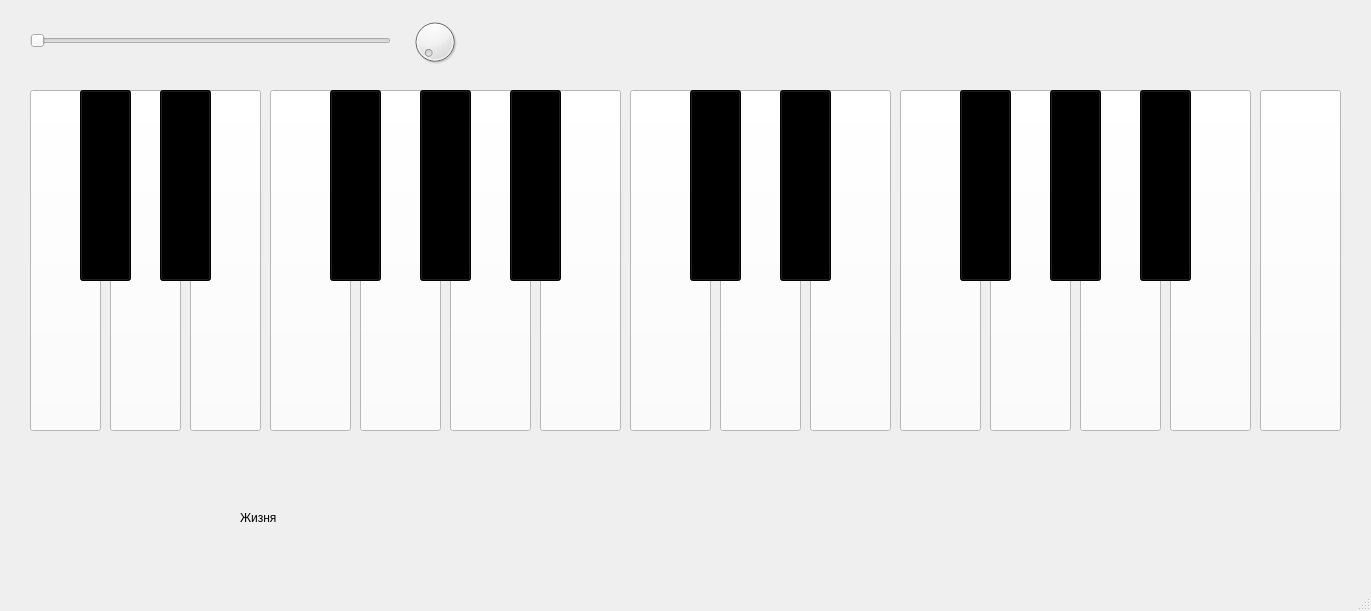
<?xml version="1.0" encoding="UTF-8"?>
<ui version="4.0">
 <class>MainWindow</class>
 <widget class="QMainWindow" name="MainWindow">
  <property name="geometry">
   <rect>
    <x>0</x>
    <y>0</y>
    <width>1371</width>
    <height>611</height>
   </rect>
  </property>
  <property name="windowTitle">
   <string>MainWindow</string>
  </property>
  <widget class="QWidget" name="centralwidget">
   <widget class="QPushButton" name="do_1">
    <property name="geometry">
     <rect>
      <x>30</x>
      <y>90</y>
      <width>71</width>
      <height>341</height>
     </rect>
    </property>
    <property name="styleSheet">
     <string notr="true">color: rgb(255, 255, 255);
background-color: rgb(255, 255, 255);</string>
    </property>
    <property name="text">
     <string/>
    </property>
   </widget>
   <widget class="QPushButton" name="re">
    <property name="geometry">
     <rect>
      <x>110</x>
      <y>90</y>
      <width>71</width>
      <height>341</height>
     </rect>
    </property>
    <property name="styleSheet">
     <string notr="true">background-color: rgb(255, 255, 255);</string>
    </property>
   </widget>
   <widget class="QPushButton" name="mi">
    <property name="geometry">
     <rect>
      <x>190</x>
      <y>90</y>
      <width>71</width>
      <height>341</height>
     </rect>
    </property>
    <property name="styleSheet">
     <string notr="true">background-color: rgb(255, 255, 255);</string>
    </property>
   </widget>
   <widget class="QPushButton" name="fa">
    <property name="geometry">
     <rect>
      <x>270</x>
      <y>90</y>
      <width>81</width>
      <height>341</height>
     </rect>
    </property>
    <property name="styleSheet">
     <string notr="true">background-color: rgb(255, 255, 255);</string>
    </property>
   </widget>
   <widget class="QPushButton" name="sol">
    <property name="geometry">
     <rect>
      <x>360</x>
      <y>90</y>
      <width>81</width>
      <height>341</height>
     </rect>
    </property>
    <property name="styleSheet">
     <string notr="true">background-color: rgb(255, 255, 255);</string>
    </property>
   </widget>
   <widget class="QPushButton" name="lya">
    <property name="geometry">
     <rect>
      <x>450</x>
      <y>90</y>
      <width>81</width>
      <height>341</height>
     </rect>
    </property>
    <property name="styleSheet">
     <string notr="true">background-color: rgb(255, 255, 255);</string>
    </property>
   </widget>
   <widget class="QPushButton" name="si">
    <property name="geometry">
     <rect>
      <x>540</x>
      <y>90</y>
      <width>81</width>
      <height>341</height>
     </rect>
    </property>
    <property name="styleSheet">
     <string notr="true">background-color: rgb(255, 255, 255);</string>
    </property>
   </widget>
   <widget class="QPushButton" name="do_2">
    <property name="geometry">
     <rect>
      <x>630</x>
      <y>90</y>
      <width>81</width>
      <height>341</height>
     </rect>
    </property>
    <property name="styleSheet">
     <string notr="true">background-color: rgb(255, 255, 255);</string>
    </property>
   </widget>
   <widget class="QPushButton" name="do_diez">
    <property name="geometry">
     <rect>
      <x>80</x>
      <y>90</y>
      <width>51</width>
      <height>191</height>
     </rect>
    </property>
    <property name="styleSheet">
     <string notr="true">color: rgb(0, 0, 0);
background-color: rgb(0, 0, 0);</string>
    </property>
    <property name="text">
     <string/>
    </property>
   </widget>
   <widget class="QPushButton" name="re_diez">
    <property name="geometry">
     <rect>
      <x>160</x>
      <y>90</y>
      <width>51</width>
      <height>191</height>
     </rect>
    </property>
    <property name="styleSheet">
     <string notr="true">background-color: rgb(0, 0, 0);</string>
    </property>
    <property name="text">
     <string/>
    </property>
   </widget>
   <widget class="QPushButton" name="fa_diez">
    <property name="geometry">
     <rect>
      <x>330</x>
      <y>90</y>
      <width>51</width>
      <height>191</height>
     </rect>
    </property>
    <property name="styleSheet">
     <string notr="true">background-color: rgb(0, 0, 0);</string>
    </property>
    <property name="text">
     <string/>
    </property>
   </widget>
   <widget class="QPushButton" name="sol_diez">
    <property name="geometry">
     <rect>
      <x>420</x>
      <y>90</y>
      <width>51</width>
      <height>191</height>
     </rect>
    </property>
    <property name="styleSheet">
     <string notr="true">background-color: rgb(0, 0, 0);</string>
    </property>
    <property name="text">
     <string/>
    </property>
   </widget>
   <widget class="QPushButton" name="lya_diez">
    <property name="geometry">
     <rect>
      <x>510</x>
      <y>90</y>
      <width>51</width>
      <height>191</height>
     </rect>
    </property>
    <property name="styleSheet">
     <string notr="true">background-color: rgb(0, 0, 0);</string>
    </property>
    <property name="text">
     <string/>
    </property>
   </widget>
   <widget class="QPushButton" name="re_2">
    <property name="geometry">
     <rect>
      <x>720</x>
      <y>90</y>
      <width>81</width>
      <height>341</height>
     </rect>
    </property>
    <property name="styleSheet">
     <string notr="true">background-color: rgb(255, 255, 255);</string>
    </property>
   </widget>
   <widget class="QPushButton" name="mi_2">
    <property name="geometry">
     <rect>
      <x>810</x>
      <y>90</y>
      <width>81</width>
      <height>341</height>
     </rect>
    </property>
    <property name="styleSheet">
     <string notr="true">background-color: rgb(255, 255, 255);</string>
    </property>
   </widget>
   <widget class="QPushButton" name="fa_2">
    <property name="geometry">
     <rect>
      <x>900</x>
      <y>90</y>
      <width>81</width>
      <height>341</height>
     </rect>
    </property>
    <property name="styleSheet">
     <string notr="true">background-color: rgb(255, 255, 255);</string>
    </property>
   </widget>
   <widget class="QPushButton" name="sol_2">
    <property name="geometry">
     <rect>
      <x>990</x>
      <y>90</y>
      <width>81</width>
      <height>341</height>
     </rect>
    </property>
    <property name="styleSheet">
     <string notr="true">background-color: rgb(255, 255, 255);</string>
    </property>
   </widget>
   <widget class="QPushButton" name="lya_2">
    <property name="geometry">
     <rect>
      <x>1080</x>
      <y>90</y>
      <width>81</width>
      <height>341</height>
     </rect>
    </property>
    <property name="styleSheet">
     <string notr="true">background-color: rgb(255, 255, 255);</string>
    </property>
   </widget>
   <widget class="QPushButton" name="si_2">
    <property name="geometry">
     <rect>
      <x>1170</x>
      <y>90</y>
      <width>81</width>
      <height>341</height>
     </rect>
    </property>
    <property name="styleSheet">
     <string notr="true">background-color: rgb(255, 255, 255);</string>
    </property>
   </widget>
   <widget class="QPushButton" name="do_3">
    <property name="geometry">
     <rect>
      <x>1260</x>
      <y>90</y>
      <width>81</width>
      <height>341</height>
     </rect>
    </property>
    <property name="styleSheet">
     <string notr="true">background-color: rgb(255, 255, 255);</string>
    </property>
   </widget>
   <widget class="QPushButton" name="do_diez_2">
    <property name="geometry">
     <rect>
      <x>690</x>
      <y>90</y>
      <width>51</width>
      <height>191</height>
     </rect>
    </property>
    <property name="styleSheet">
     <string notr="true">background-color: rgb(0, 0, 0);</string>
    </property>
    <property name="text">
     <string/>
    </property>
   </widget>
   <widget class="QPushButton" name="re_diez_2">
    <property name="geometry">
     <rect>
      <x>780</x>
      <y>90</y>
      <width>51</width>
      <height>191</height>
     </rect>
    </property>
    <property name="styleSheet">
     <string notr="true">background-color: rgb(0, 0, 0);</string>
    </property>
    <property name="text">
     <string/>
    </property>
   </widget>
   <widget class="QPushButton" name="fa_diez_2">
    <property name="geometry">
     <rect>
      <x>960</x>
      <y>90</y>
      <width>51</width>
      <height>191</height>
     </rect>
    </property>
    <property name="styleSheet">
     <string notr="true">background-color: rgb(0, 0, 0);</string>
    </property>
    <property name="text">
     <string/>
    </property>
   </widget>
   <widget class="QPushButton" name="sol_diez_2">
    <property name="geometry">
     <rect>
      <x>1050</x>
      <y>90</y>
      <width>51</width>
      <height>191</height>
     </rect>
    </property>
    <property name="styleSheet">
     <string notr="true">background-color: rgb(0, 0, 0);</string>
    </property>
    <property name="text">
     <string/>
    </property>
   </widget>
   <widget class="QPushButton" name="lya_diez_2">
    <property name="geometry">
     <rect>
      <x>1140</x>
      <y>90</y>
      <width>51</width>
      <height>191</height>
     </rect>
    </property>
    <property name="styleSheet">
     <string notr="true">background-color: rgb(0, 0, 0);</string>
    </property>
    <property name="text">
     <string/>
    </property>
   </widget>
   <widget class="QSlider" name="volume">
    <property name="geometry">
     <rect>
      <x>30</x>
      <y>30</y>
      <width>361</width>
      <height>21</height>
     </rect>
    </property>
    <property name="orientation">
     <enum>Qt::Horizontal</enum>
    </property>
   </widget>
   <widget class="QDial" name="dial">
    <property name="geometry">
     <rect>
      <x>410</x>
      <y>10</y>
      <width>50</width>
      <height>64</height>
     </rect>
    </property>
   </widget>
   <widget class="QLabel" name="label">
    <property name="geometry">
     <rect>
      <x>240</x>
      <y>510</y>
      <width>271</width>
      <height>16</height>
     </rect>
    </property>
    <property name="text">
     <string>Жизня</string>
    </property>
   </widget>
  </widget>
  <widget class="QStatusBar" name="statusbar"/>
 </widget>
 <resources/>
 <connections/>
</ui>
